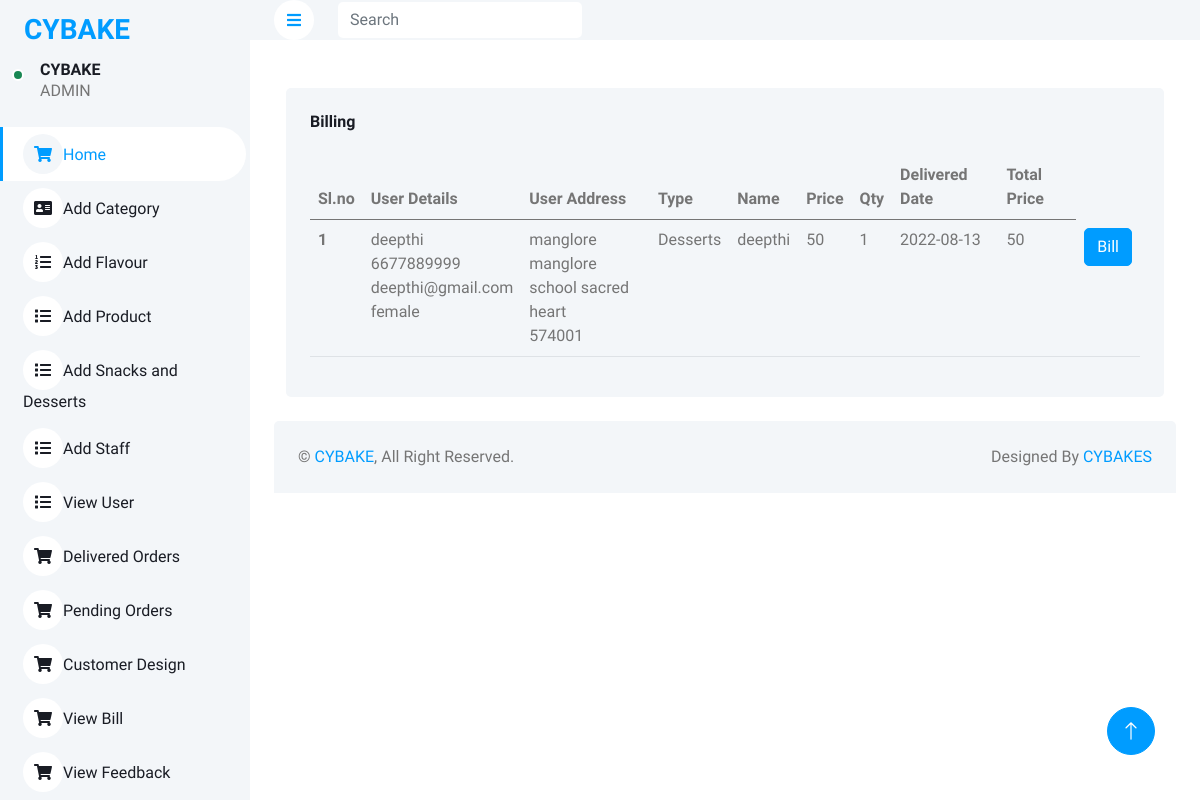
The app's page /admin/bill.php with its own data.
### tables this page shows
CREATE TABLE `snackorder` (
  `oid` int(100) NOT NULL,
  `pid` varchar(100) NOT NULL,
  `qty` varchar(100) NOT NULL,
  `userid` varchar(100) NOT NULL,
  `date` varchar(100) NOT NULL,
  `status` varchar(100) NOT NULL,
  `deliver` varchar(100) NOT NULL
);

CREATE TABLE `userreg` (
  `id` int(100) NOT NULL,
  `name` varchar(1000) NOT NULL,
  `address` varchar(1000) NOT NULL,
  `city` varchar(100) NOT NULL,
  `pincode` varchar(100) NOT NULL,
  `landmark` varchar(100) NOT NULL,
  `phone` varchar(1000) NOT NULL,
  `gender` varchar(500) NOT NULL,
  `email` varchar(1000) NOT NULL,
  `password` varchar(200) NOT NULL
);

CREATE TABLE `snacks` (
  `id` int(100) NOT NULL,
  `type` varchar(100) NOT NULL,
  `name` varchar(1000) NOT NULL,
  `price` varchar(100) NOT NULL,
  `descr` varchar(1000) NOT NULL,
  `image` varchar(100) NOT NULL
);

### admin/bill.php (the view, shortened to what this page needs)
<!DOCTYPE html>
<html lang="en">
<head>
    <link href="https://cdnjs.cloudflare.com/ajax/libs/font-awesome/5.10.0/css/all.min.css" rel="stylesheet">
    <link href="https://cdn.jsdelivr.net/npm/bootstrap-icons@1.4.1/font/bootstrap-icons.css" rel="stylesheet">
    <link href="lib/owlcarousel/assets/owl.carousel.min.css" rel="stylesheet">
    <link href="lib/tempusdominus/css/tempusdominus-bootstrap-4.min.css" rel="stylesheet" />
    <link href="css/bootstrap.min.css" rel="stylesheet">
    <link href="css/style.css" rel="stylesheet">
</head>
<body>
<?php include 'header.php'; ?>
 <div class="container-fluid pt-4 px-4">
                <div class="row g-4">
								 <div class="container-fluid pt-4 px-4">
									<div class="row g-4">
										<div class="col-12">
											<div class="bg-light rounded h-100 p-4">
												<h6 class="mb-4">Billing</h6>
												<div class="table-responsive">
													<table class="table">
														<thead>
															<tr>
																<th scope="col">Sl.no</th>
																<th scope="col">User Details</th>
																<th scope="col">User Address</th>
																<th scope="col">Type</th>
																<th scope="col">Name</th>
																<th scope="col">Price</th>
																<th scope="col">Qty</th>
																<th scope="col">Delivered Date</th>
																<th scope="col">Total Price</th>
															</tr>
														</thead>
														<tbody>
														<?php
									include 'config.php';
									$sql1 = "SELECT snackorder.oid, snackorder.pid, snackorder.qty, snackorder.userid, snackorder.date,  snacks.id, snacks.type, snacks.name, snacks.price, snacks.descr, snacks.image, userreg.name,  userreg.address, userreg.city, userreg.pincode, userreg.landmark, userreg.phone, userreg.gender, userreg.email, snackorder.status FROM snackorder INNER JOIN snacks ON snackorder.pid=snacks.id INNER JOIN userreg on snackorder.userid=userreg.email where snackorder.deliver ='Delivered'";
									$result1 = mysqli_query($con,$sql1);
									$num1=mysqlI_num_rows($result1);
									$sl=0;
									if($num1 > 0)
									{
									while($row1 = mysqli_fetch_array($result1))
									{
									$sl+=1;
									$oid=$row1[0];
									$qty=$row1[2];
									$date=$row1[4];
									$type=$row1[6];
									$price=$row1[8];
									$name=$row1[11];
									$address=$row1[12];
									$city=$row1[13];
									$pincode=$row1[14];
									$landmark=$row1[15];
									$phone=$row1[16];
									$gender=$row1[17];
									$email=$row1[18];
									$total=$qty*$price;
									?>
								<tr>
									<th scope="row"><?php echo $sl;?></th>
									<td><?php echo $name; ?><br><?php echo $phone; ?><br><?php echo $email; ?><br><?php echo $gender; ?><br></td>
									<td><?php echo $address; ?><br><?php echo $city; ?><br><?php echo $landmark; ?><br><?php echo $pincode; ?></td>
									<td><?php echo $type; ?></td>
									<td><?php echo $name; ?></td>
									<td><?php echo $price; ?></td>
									<td><?php echo $qty; ?></td>
									<td><?php echo $date; ?></td>
									<td><?php echo $total; ?></td>
									<td>
									<a href="invoice.php?id=<?php echo $oid; ?>" class="btn btn-primary" name="submit">Bill</a>
									</td>
								</tr>
								<?php
									}
								}
								?>
														</tbody>
													</table>
												</div>
											</div>
										</div>
									</div>
								</div>
								</div>
                        </div>
            <?php include 'footer.php' ;?>
        </div>
        <a href="#" class="btn btn-lg btn-primary btn-lg-square back-to-top"><i class="bi bi-arrow-up"></i></a>
    </div>
</body>
</html>

### admin/css/style.css (style rules this page uses)
:root { --primary: #009CFF; --light: #F3F6F9; --dark: #191C24; }
.back-to-top { position: fixed; display: none; right: 45px; bottom: 45px; z-index: 99; }
.btn { transition: .5s; }
.btn.btn-primary { color: #FFFFFF; }
.btn-lg-square { width: 48px; height: 48px; }
.btn-square, .btn-sm-square, .btn-lg-square { padding: 0; display: inline-flex; align-items: center; justify-content: center; font-weight: normal; border-radius: 50px; }

### records on screen
snackorder: userreg.name "deepthi", userreg.phone "6677889999", userreg.email "deepthi@gmail.com", userreg.gender "female", userreg.address "manglore", userreg.city "manglore", userreg.landmark "school sacred heart", userreg.pincode "574001", snacks.type "Desserts", snacks.price "50", qty "1", date "2022-08-13"
